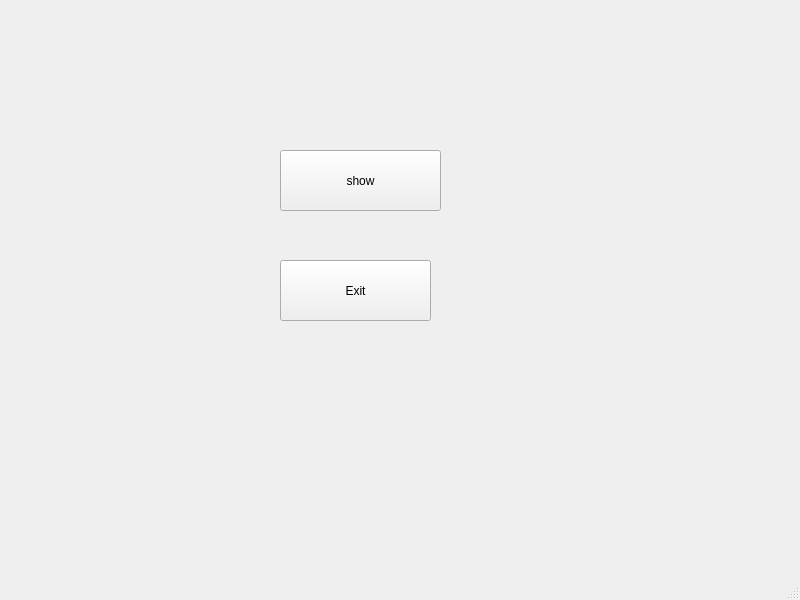
<?xml version="1.0" encoding="UTF-8"?>
<ui version="4.0">
 <class>MainWindow</class>
 <widget class="QMainWindow" name="MainWindow">
  <property name="geometry">
   <rect>
    <x>0</x>
    <y>0</y>
    <width>800</width>
    <height>600</height>
   </rect>
  </property>
  <property name="windowTitle">
   <string>MainWindow</string>
  </property>
  <widget class="QWidget" name="centralwidget">
   <widget class="QPushButton" name="pushButton">
    <property name="geometry">
     <rect>
      <x>280</x>
      <y>150</y>
      <width>161</width>
      <height>61</height>
     </rect>
    </property>
    <property name="text">
     <string>show</string>
    </property>
   </widget>
   <widget class="QPushButton" name="pushButton_2">
    <property name="geometry">
     <rect>
      <x>280</x>
      <y>260</y>
      <width>151</width>
      <height>61</height>
     </rect>
    </property>
    <property name="text">
     <string>Exit</string>
    </property>
   </widget>
  </widget>
  <widget class="QStatusBar" name="statusbar"/>
 </widget>
 <resources/>
 <connections/>
</ui>
